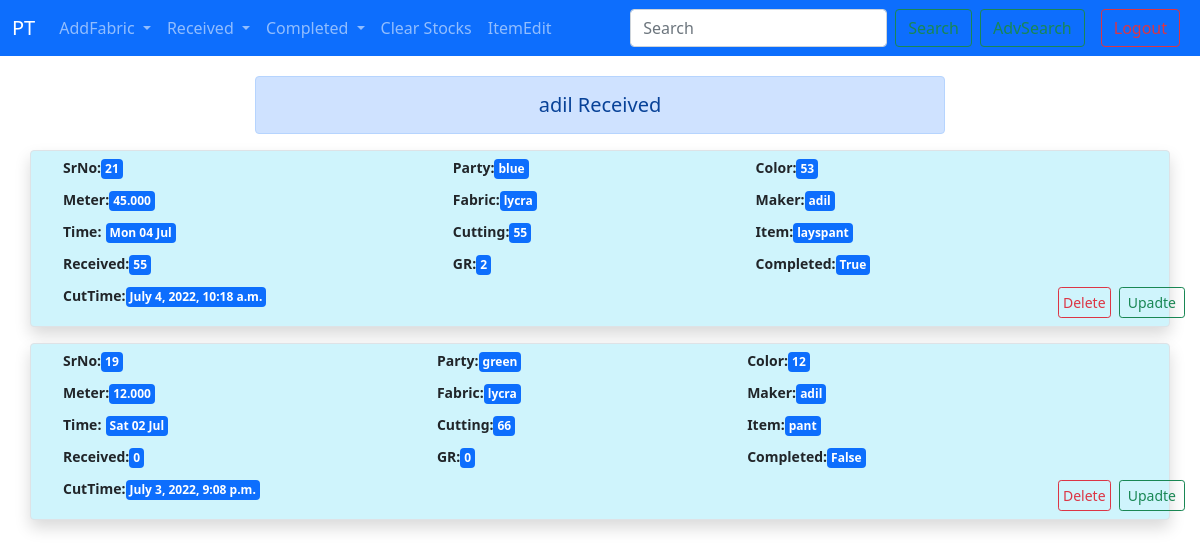
Page /adminrec/adil/ (signed in) on the committed database.
### stocks/models.py (models this page shows)
class Fabrics(models.Model):
    partycode = models.CharField(max_length=10,)
    color = models.PositiveIntegerField()
    meter = models.DecimalField(max_digits=6, decimal_places=3)
    fabric = models.CharField(max_length=20)
    maker = models.CharField(max_length=15)
    time = models.DateTimeField(default=datetime.now())
    cutting = models.PositiveIntegerField(default=0)
    item = models.CharField(max_length=20,blank=True)
    cut_time = models.DateTimeField(null=True)
    rec_pcs = models.PositiveIntegerField(default=0)
    gr_pcs = models.PositiveIntegerField(default=0)
    completed = models.BooleanField(default=False)
    hsb_clr = models.BooleanField(default=False)

### stocks/views.py (the view)
# urls.py: path('adminrec/<str:maker>/', views.admin_rec,name='adminrec'),
@user_passes_test(lambda u: u.is_superuser)
def admin_rec(request, maker):
    fabs=Fabrics.objects.filter(Q(maker=maker) & Q(hsb_clr=False) & ~Q(cutting=0))
    makers=Makers.objects.all()
    return render(request, 'admin_rec.html',{'fabs':fabs,'mkr':maker,'makers':makers})

### templates/admin_rec.html
{% extends 'base.html' %}
{% block body %}
<div class="row justify-content-center">
  <div class='col-md-7 mt-1'>
    <h1 class="fs-5 text-center alert alert-primary" role="alert">{{mkr}} Received</h1>
  </div>
</div>
<div class="container">
  <div class="row justify-content-center">
    {% if request.user_agent.is_mobile == False %}
    <div class="col-sm-10 form-group">
      <table class="table table-hover">
        <thead>
          <tr>
            <th scope="col">Sr No</th>
            <th scope="col">PartyCode</th>
            <th scope="col">Color</th>
            <th scope="col">Meter</th>
            <th scope="col">Fabric</th>
            <th scope="col">Maker</th>
            <th scope="col">Time</th>
            <th scope="col">Cutting</th>
            <th scope="col">Timing</th>
            <th scope="col">Item</th>
            <th scope="col">Received</th>
            <th scope="col">GR</th>
            <th scope="col">Completed</th>
            <th scope="col">Action</th>
          </tr>
        </thead>
        <tbody>
          {% for fab in fabs reversed %}
          <tr>
            <th scope="row">{{fab.id}}</th>
            <td>{{fab.partycode}}</td>
            <td>{{fab.color}}</td>
            <td>{{fab.meter}}</td>
            <td>{{fab.fabric}}</td>
            <td>{{fab.maker}}</td>
            <td>{{fab.time}}</td>
            <td>{{fab.cutting}}</td>
            <td>{{fab.cut_time}}</td>
            <td>{{fab.item}}</td>
            <td>{{fab.rec_pcs}}</td>
            <td>{{fab.gr_pcs}}</td>
            <td>{{fab.completed}}</td>
            <td>
              {% if fab.completed == False %}
              <a href='{% url 'adminrecedit' mkr fab.id %}' class='btn btn-sm btn-success'>Upadte</a>
              {% else %}
              <a href='{% url 'adminrecedit' mkr fab.id %}' class='btn btn-sm btn-danger'>Upadte</a>
              {% endif %}
            </td>
          </tr>
          {% endfor %}
        </tbody>
      </table>
    </div>
    {% else %}
    {% for fab in fabs reversed %}
    <div class="col-12 border alert alert-info shadow p-0 fw-bold">
      <table class="table table-borderless ms-md-4 m-0">
        <tbody>
          <tr>
            <td class='py-1'><small>SrNo:</small><button class='badge bg-primary border-0 p-1'>{{fab.id}}</button></td>
            <td class='py-1'><small>Party:</small><button class='badge bg-primary border-0 p-1'>{{fab.partycode}}</button></td>
            <td class='py-1'><small>Color:</small><button class='badge bg-primary border-0 p-1'>{{fab.color}}</button></td>
          </tr>
          <tr>
            <td class='py-1'><small>Meter:</small><button class='badge bg-primary border-0 p-1'>{{fab.meter}}</button></td>
            <td class='py-1'><small>Fabric:</small><button class='badge bg-primary border-0 p-1'>{{fab.fabric}}</button></td>
            <td class='py-1'><small>Maker:</small><button class='badge bg-primary border-0 p-1'>{{fab.maker}}</button></td>
          </tr>
          <tr>
            <td class='py-1'><small>Time:</small> <button class='badge bg-primary border-0 p-1'>{{fab.time|date:"D d M"}}</button></td>
            <td class='py-1'><small>Cutting:</small><button class='badge bg-primary border-0 p-1'>{{fab.cutting}}</button></td>
            <td class='py-1'><small>Item:</small><button class='badge bg-primary border-0 p-1'>{{fab.item}}</button></td>
          </tr>
          <tr>
            <td class='py-1'><small>Received:</small><button class='badge bg-primary border-0 p-1'>{{fab.rec_pcs}}</button></td>
            <td class='py-1'><small>GR:</small><button class='badge bg-primary border-0 p-1'>{{fab.gr_pcs}}</button></td>
            <td class='py-1'><small>Completed:</small><button class='badge bg-primary border-0 p-1'>{{fab.completed}}</button></td>
          </tr>
          <tr>
            <td  colspan='2' class='py-1'><small>CutTime:</small><button class='badge bg-primary border-0 p-1'>{{fab.cut_time}}</button></td>
            <td class='text-end'>
              <a href='{% url 'deleteindi' mkr fab.id %}' class='btn btn-sm btn-outline-danger p-1 mx-1'>Delete</a>
              <a href='{% url 'updateindi' mkr fab.id %}' class='btn btn-sm btn-outline-success'>Upadte</a>
            </td>
          </tr>
        </tbody>
      </table>
    </div>
    {% endfor %}
    {% endif %}
  </div>
</div>
{% endblock body %}

### rows in the picture
Fabrics: id "21", partycode "blue", color "53", meter "45.000", fabric "lycra", maker "adil", time "Mon 04 Jul", cutting "55", item "layspant", rec_pcs "55", gr_pcs "2", completed "True", cut_time "July 4, 2022, 10:18 a.m."
Fabrics: id "19", partycode "green", color "12", meter "12.000", fabric "lycra", maker "adil", time "Sat 02 Jul", cutting "66", item "pant", rec_pcs "0", gr_pcs "0", completed "False", cut_time "July 3, 2022, 9:08 p.m."

### other values in the picture
{{ mkr }} "adil"
